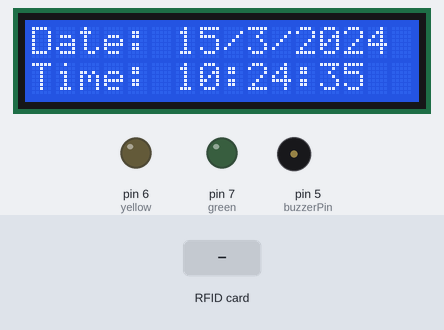
Recording of a sketch running on a simulated Arduino Uno, built with avr-gcc and run on an emulated ATmega328P. Shown: 16×2 character LCD, output pins drawn as LEDs (lit = HIGH), buzzer (waves = sounding, pin HIGH). The inputs (shaded band) are chosen by the test bench. The local clock reads 2024-03-15 10:24:30 at power-on unless the sketch sets it; the modem accepts every AT command (registered, SIM ready, sends succeed) and sends nothing else; pins used as bus, display or sensor lines are not drawn; what the sketch prints to the serial monitor is not drawn.

Above: at 5.3 s.
5.4 s: RFID card A5 81 0B 05 held to the reader
At 6.6 s:
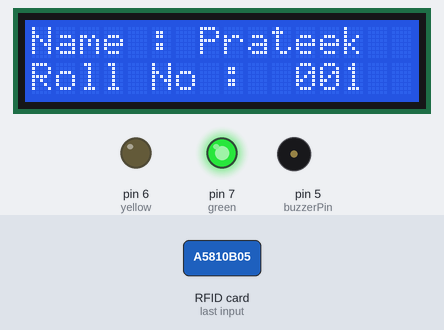
At 9.0 s:
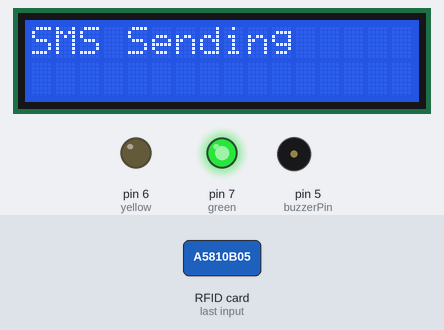
Timing chart, 0 to 10.5 s (numbered marks = the images above; inputs shaded):
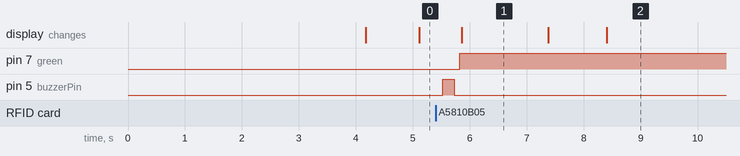

The sketch:

Arduino_RC-522_RFID_GSM_Attendance_Code.ino
```cpp
#include <SPI.h>
#include <SoftwareSerial.h>
#include <LiquidCrystal_I2C.h>
#include <RTClib.h>
#include <MFRC522.h>

LiquidCrystal_I2C lcd(0x27, 16, 2);
SoftwareSerial sim(2, 3);
RTC_DS3231 rtc;

#define RST_PIN 9
#define SS_PIN 10
MFRC522 rfid(SS_PIN, RST_PIN);

#define buzzerPin 5
#define yellow 6
#define green 7

struct User {
  String rfidTag;
  String name;
  String rollNumber;
  String mobileNumber;
  int state;
  int lastActionDay;
  int lastActionMonth;
};

User users[] = {
  { "A5810B05", "Prateek", "001", "+9199756174xx", 0, 0, 0 },
  { "336A0A05", "Sonu", "002", "+9199756174xx", 0, 0, 0 },
  { "A64E3202", "Punit", "003", "+9199756174xx", 0, 0, 0 },
  { "29F427B4", "Rahul", "004", "+9199756174xx", 0, 0, 0 },
  { "735EC01C", "Ram", "005", "+9199756174xx", 0, 0, 0 }
};

void displayDateTime();
void rfidScan();
void handleUserAccess(User &user);
void handleUnauthorizedAccess();
void handleDeniedAccess(String reason);
void sendSMS(User &user, String status);
void smsSend();
void beepON();
void info();
String getCurrentDateTime();

void setup() {

  lcd.init();
  lcd.backlight();
  Serial.begin(9600);
  sim.begin(9600);

  SPI.begin();
  rfid.PCD_Init();

  if (!rtc.begin()) {
    lcd.setCursor(0, 0);
    lcd.print("RTC NOT FOUND!");
    Serial.println("Error: RTC NOT FOUND!");
    while (1)
      ;
  }

  // rtc.adjust(DateTime(2025, 10, 4, 13, 39, 0));

  pinMode(buzzerPin, OUTPUT);
  pinMode(yellow, OUTPUT);
  pinMode(green, OUTPUT);

  Serial.println("System Initialized.");

  lcd.setCursor(0, 0);
  lcd.print("    WELCOME    ");
  lcd.setCursor(0, 1);
  lcd.print("TO OUR PROJECT");
  delay(4000);
  lcd.clear();
}

void loop() {
  displayDateTime();
  rfidScan();
}

void displayDateTime() {
  DateTime now = rtc.now();

  lcd.setCursor(0, 0);
  lcd.print("Date: ");
  lcd.print(now.day());
  lcd.print("/");
  lcd.print(now.month());
  lcd.print("/");
  lcd.print(now.year());

  lcd.setCursor(0, 1);
  lcd.print("Time: ");
  if (now.hour() < 10) lcd.print('0');
  lcd.print(now.hour());
  lcd.print(":");
  if (now.minute() < 10) lcd.print('0');
  lcd.print(now.minute());
  lcd.print(":");
  if (now.second() < 10) lcd.print('0');
  lcd.print(now.second());

  delay(100);
}

void rfidScan() {
  if (!rfid.PICC_IsNewCardPresent() || !rfid.PICC_ReadCardSerial()) {
    return;
  }

  String rfidTag = "";
  for (byte i = 0; i < rfid.uid.size; i++) {
    if (rfid.uid.uidByte[i] < 0x10) {
      rfidTag += "0";
    }
    rfidTag += String(rfid.uid.uidByte[i], HEX);
  }
  rfidTag.toUpperCase();

  Serial.print("SCANNED TAG: ");
  Serial.println(rfidTag);

  int numUsers = sizeof(users) / sizeof(users[0]);
  for (int i = 0; i < numUsers; i++) {
    if (rfidTag == users[i].rfidTag) {
      handleUserAccess(users[i]);
      rfid.PICC_HaltA();
      return;
    }
  }

  handleUnauthorizedAccess();
  rfid.PICC_HaltA();
}

void handleUserAccess(User &user) {
  DateTime now = rtc.now();
  int currentDay = now.day();
  int currentMonth = now.month();

  bool alreadyActedToday = (currentDay == user.lastActionDay && currentMonth == user.lastActionMonth);

  beepON();

  if (user.state == 0) {

    if (alreadyActedToday) {
      handleDeniedAccess(user.name + ": Already Signed Out Today");
      return;
    }

    digitalWrite(green, HIGH);
    lcd.clear();
    lcd.setCursor(7, 0);
    lcd.print(user.name);
    lcd.setCursor(11, 1);
    lcd.print(user.rollNumber);
    info();
    sendSMS(user, "is Present at School (Check-In)");

    user.state = 1;
    user.lastActionDay = currentDay;
    user.lastActionMonth = currentMonth;
    Serial.print(user.name);
    Serial.println(" checked IN. New state: PRESENT.");

  } else {

    if (!alreadyActedToday) {
      handleDeniedAccess(user.name + ": Out/In mismatch or stale data");
      return;
    }

    digitalWrite(yellow, HIGH);
    lcd.clear();
    lcd.setCursor(7, 0);
    lcd.print(user.name);
    lcd.setCursor(11, 1);
    lcd.print(user.rollNumber);
    info();
    sendSMS(user, "is Out Of The School (Check-Out)");

    user.state = 0;
    user.lastActionDay = currentDay;
    user.lastActionMonth = currentMonth;
    Serial.print(user.name);
    Serial.println(" checked OUT. New state: ABSENT.");
  }

  delay(2000);
  digitalWrite(green, LOW);
  digitalWrite(yellow, LOW);
}

void handleUnauthorizedAccess() {
  handleDeniedAccess("ID : Unknown Card");
}


void handleDeniedAccess(String reason) {
  digitalWrite(buzzerPin, HIGH);
  lcd.clear();
  lcd.setCursor(0, 0);

  if (reason.indexOf("Unknown") != -1) {
    lcd.print("ACCESS DENIED");
    lcd.setCursor(0, 1);
    lcd.print("ID: Unknown Card");
  } else if (reason.indexOf("Signed Out") != -1) {
    lcd.print(reason.substring(0, 16));
    lcd.setCursor(0, 1);
    lcd.print("Signed Out Today");
  } else if (reason.indexOf("mismatch") != -1) {
    lcd.print(reason.substring(0, 16));
    lcd.setCursor(0, 1);
    lcd.print("Missing Check-In");
  }

  Serial.println("ACCESS DENIED: " + reason);
  delay(1500);
  digitalWrite(buzzerPin, LOW);
  lcd.clear();
}

void sendSMS(User &user, String status) {
  lcd.setCursor(0, 0);
  lcd.print("SMS Sending");
  Serial.print("Sending SMS to: ");
  Serial.println(user.mobileNumber);

  sim.println("AT+CMGF=1");
  delay(1000);
  sim.print("AT+CMGS=\"");
  sim.print(user.mobileNumber);
  sim.println("\"\r");
  delay(1000);

  sim.print(user.name + " (" + user.rollNumber + ") " + status + ".");
  sim.print("\nTime: ");
  sim.println(getCurrentDateTime());
  delay(100);
  sim.println((char)26);

  smsSend();
  Serial.println("SMS command sent.");
}

void smsSend() {
  for (int x = 11; x < 16; x++) {
    lcd.setCursor(x, 0);
    lcd.print(".");
    delay(1000);
  }
  lcd.clear();
}

void beepON() {
  digitalWrite(buzzerPin, HIGH);
  delay(200);
  digitalWrite(buzzerPin, LOW);
  delay(100);
}

void info() {
  lcd.setCursor(0, 0);
  lcd.print("Name : ");
  lcd.setCursor(0, 1);
  lcd.print("Roll No : ");
  delay(1500);
  lcd.clear();
  lcd.setCursor(0, 0);
  lcd.print("Authorized Access");
  delay(1000);
  lcd.clear();
}


String getCurrentDateTime() {
  DateTime now = rtc.now();
  char buffer[30];
  sprintf(buffer, "%02d/%02d/%04d %02d:%02d:%02d",
          now.day(), now.month(), now.year(), now.hour(), now.minute(), now.second());
  return String(buffer);
}
```

Measured:
- after the input at 5.4 s, pin 7 (green): LOW → HIGH after 0.43 s; pin 5 (buzzerPin): LOW → HIGH after 0.13 s, → LOW 0.20 s later; the display: changes after 0.46 s (image 1)
- what the display in image 1 shows lasts 1.5 s, from 5.9 s to 7.4 s
